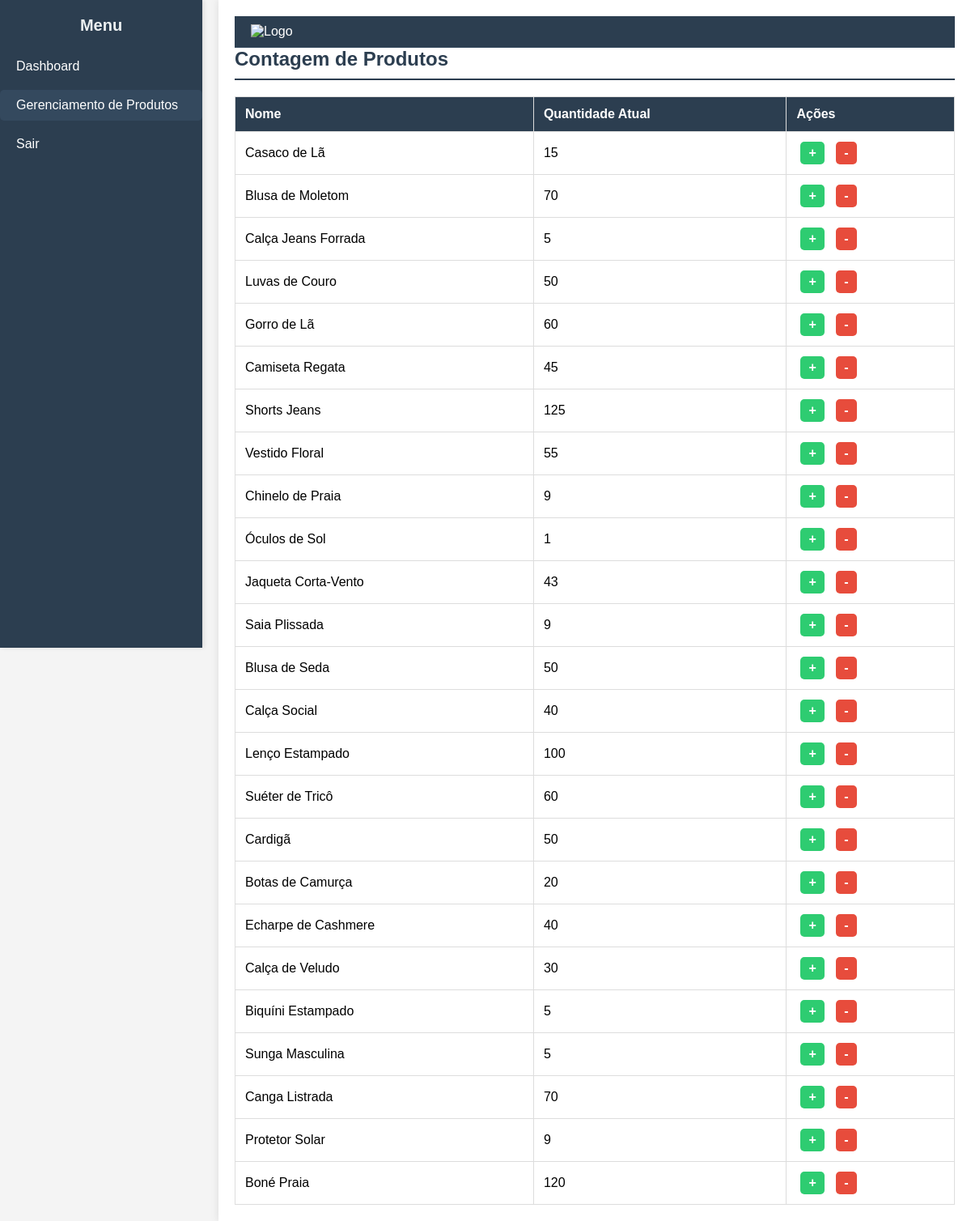
The app's page /contagem.php (signed in) with its own data.
### tables this page shows
CREATE TABLE `produtos` (
  `id` int(11) NOT NULL,
  `nome` varchar(100) NOT NULL,
  `descricao` text DEFAULT NULL,
  `quantidade` int(11) NOT NULL,
  `preco` decimal(10,2) NOT NULL,
  `categoria_id` int(11) DEFAULT NULL,
  `estoque_minimo` int(11) DEFAULT 10
);

### contagem.php (the view, shortened to what this page needs)
<?php
include_once 'db/connect.php';
$stmt = $pdo->query("SELECT * FROM produtos");
$produtos = $stmt->fetchAll(PDO::FETCH_ASSOC);
?>
<!DOCTYPE html>
<html lang="pt-br">
<head>
    <link rel="stylesheet" href="css/style.css">
</head>
<body>
    <div class="container">
        <?php include_once 'includes/sidebar.php'; ?>
        <main class="content">
            <header class="header">
                <div class="logo">
                <img src="https://bluefocus.com.br/sites/default/files/styles/medium/public/estoque.png?itok=1yVi8VcO" alt="Logo" width="50">
                </div>
            </header>
            <div class="scrollable-content">
                <h2>Contagem de Produtos</h2>
                <table>
                    <thead>
                        <tr>
                            <th>Nome</th>
                            <th>Quantidade Atual</th>
                            <th>Ações</th>
                        </tr>
                    </thead>
                    <tbody>
                        <?php foreach ($produtos as $produto): ?>
                            <tr>
                                <td><?= htmlspecialchars($produto['nome']) ?></td>
                                <td><?= $produto['quantidade'] ?></td>
                                <td>
                                    <a href="?acao=adicionar&id=<?= $produto['id'] ?>" class="btn btn-success">+</a>
                                    <a href="?acao=remover&id=<?= $produto['id'] ?>" class="btn btn-danger">-</a>
                                </td>
                            </tr>
                        <?php endforeach; ?>
                    </tbody>
                </table>
            </div>
        </main>
    </div>
</body>
</html>

### css/style.css (style rules this page uses)
* { margin: 0; padding: 0; box-sizing: border-box; }
body { font-family: Arial, sans-serif; background-color: #f4f4f4; display: flex; min-height: 100vh; }
.header { display: flex; justify-content: space-between; align-items: center; padding: 10px 20px; background-color: #2c3e50; color: white; font-size: 16px; border-bottom: 1px solid #34495e; }
.header .logo img { height: 40px; }
.container { display: flex; width: 100%; }
.content { margin-left: 270px; padding: 20px; width: calc(100% - 270px); background-color: #ffffff; box-shadow: 0 0 10px rgba(0, 0, 0, 0.1); min-height: 100vh; transition: margin-left 0.3s ease; }
.content h2 { color: #2c3e50; font-size: 24px; margin-bottom: 20px; border-bottom: 2px solid #2c3e50; padding-bottom: 10px; }
table { width: 100%; border-collapse: collapse; margin-top: 20px; font-size: 16px; }
table th, table td { border: 1px solid #ddd; padding: 12px; text-align: left; }
table th { background-color: #2c3e50; color: white; }
table td a { color: #2980b9; text-decoration: none; font-weight: bold; transition: color 0.3s ease; }
.btn { display: inline-block; padding: 5px 10px; margin: 0 5px; border-radius: 5px; text-decoration: none; color: white; font-weight: bold; transition: background-color 0.3s ease; }
.btn-success { background-color: #2ecc71; }
.btn-danger { background-color: #e74c3c; }

### records on screen
produtos: nome "Casaco de Lã", quantidade "15"
produtos: nome "Blusa de Moletom", quantidade "70"
produtos: nome "Calça Jeans Forrada", quantidade "5"
produtos: nome "Luvas de Couro", quantidade "50"
produtos: nome "Gorro de Lã", quantidade "60"
produtos: nome "Camiseta Regata", quantidade "45"
produtos: nome "Shorts Jeans", quantidade "125"
produtos: nome "Vestido Floral", quantidade "55"
produtos: nome "Chinelo de Praia", quantidade "9"
produtos: nome "Óculos de Sol", quantidade "1"
produtos: nome "Jaqueta Corta-Vento", quantidade "43"
produtos: nome "Saia Plissada", quantidade "9"
produtos: nome "Blusa de Seda", quantidade "50"
produtos: nome "Calça Social", quantidade "40"
produtos: nome "Lenço Estampado", quantidade "100"
produtos: nome "Suéter de Tricô", quantidade "60"
produtos: nome "Cardigã", quantidade "50"
produtos: nome "Botas de Camurça", quantidade "20"
produtos: nome "Echarpe de Cashmere", quantidade "40"
produtos: nome "Calça de Veludo", quantidade "30"
produtos: nome "Biquíni Estampado", quantidade "5"
produtos: nome "Sunga Masculina", quantidade "5"
produtos: nome "Canga Listrada", quantidade "70"
produtos: nome "Protetor Solar", quantidade "9"
produtos: nome "Boné Praia", quantidade "120"
